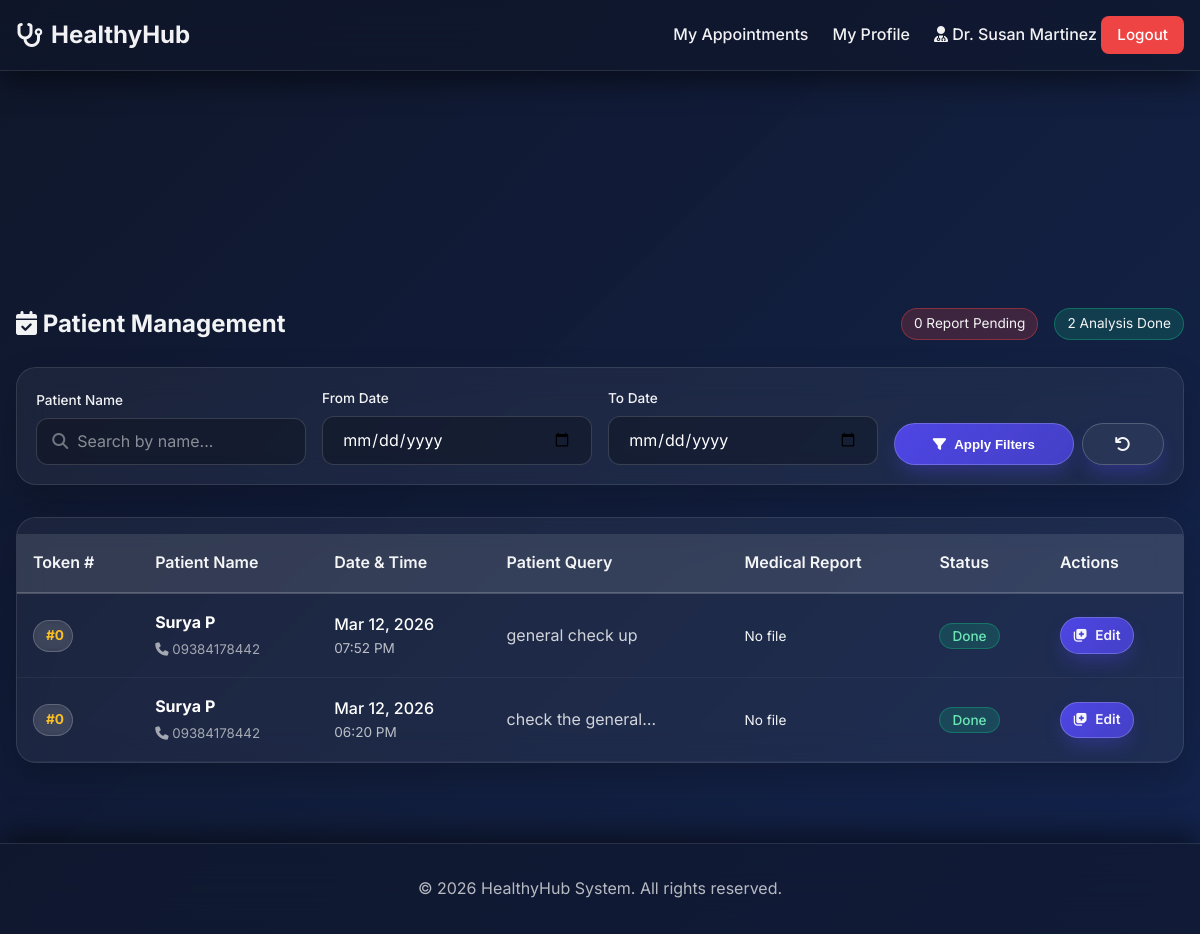
The page /doctor/dashboard.php (signed in) on the database its author committed.
### tables this page shows
CREATE TABLE `appointments` (
  `id` int NOT NULL AUTO_INCREMENT,
  `user_id` int NOT NULL,
  `doctor_id` int NOT NULL,
  `appointment_date` date NOT NULL,
  `appointment_time` time NOT NULL,
  `patient_query` text,
  `doctor_report` text,
  `status` enum('Pending','Approved','Cancelled') NOT NULL DEFAULT 'Pending',
  `created_at` timestamp NOT NULL DEFAULT CURRENT_TIMESTAMP,
  `token_number` int DEFAULT '0',
  `medical_report` varchar(255) DEFAULT NULL,
  PRIMARY KEY (`id`),
  KEY `user_id` (`user_id`),
  KEY `doctor_id` (`doctor_id`),
  CONSTRAINT `appointments_ibfk_1` FOREIGN KEY (`user_id`) REFERENCES `users` (`id`) ON DELETE CASCADE,
  CONSTRAINT `appointments_ibfk_2` FOREIGN KEY (`doctor_id`) REFERENCES `doctors` (`id`) ON DELETE CASCADE
);

CREATE TABLE `users` (
  `id` int NOT NULL AUTO_INCREMENT,
  `name` varchar(100) NOT NULL,
  `email` varchar(100) NOT NULL,
  `phone` varchar(20) DEFAULT NULL,
  `address` text,
  `password` varchar(255) NOT NULL,
  `created_at` timestamp NOT NULL DEFAULT CURRENT_TIMESTAMP,
  PRIMARY KEY (`id`),
  UNIQUE KEY `email` (`email`)
);

### doctor/dashboard.php (the view, shortened to what this page needs)
<?php
require_once '../includes/db.php';
$doctor_id = $_SESSION['doctor_id'];
$search_name = isset($_GET['search_name']) ? trim($_GET['search_name']) : '';
$date_from = isset($_GET['date_from']) ? $_GET['date_from'] : '';
$date_to = isset($_GET['date_to']) ? $_GET['date_to'] : '';
$query = "
    SELECT a.*, u.name as patient_name, u.email as patient_email, u.phone as patient_phone
    FROM appointments a
    JOIN users u ON a.user_id = u.id
    WHERE a.doctor_id = ? AND a.status = 'Approved'
";
$params = [$doctor_id];
$query .= " ORDER BY a.appointment_date DESC, a.appointment_time DESC";
$stmt = $pdo->prepare($query);
$stmt->execute($params);
$appointments = $stmt->fetchAll();
include '../includes/header.php';
?>
<div class="dashboard-header" style="margin-bottom: 2rem;">
    <div style="display: flex; justify-content: space-between; align-items: center; flex-wrap: wrap; gap: 1.5rem;">
        <h2 style="color: white; margin: 0;"><i class="fa-solid fa-calendar-check"></i> Patient Management</h2>
        <div class="stats-badges" style="display: flex; gap: 1rem;">
            <?php
            $pending_report = count(array_filter($appointments, fn($a) => empty($a['doctor_report'])));
            $done_report = count(array_filter($appointments, fn($a) => !empty($a['doctor_report'])));
            ?>
            <span class="glass-badge" style="background: rgba(239, 68, 68, 0.2); border-color: rgba(239, 68, 68, 0.4); color: #fca5a5;"><?php echo $pending_report; ?> Report Pending</span>
            <span class="glass-badge" style="background: rgba(16, 185, 129, 0.2); border-color: rgba(16, 185, 129, 0.4); color: #6ee7b7;"><?php echo $done_report; ?> Analysis Done</span>
        </div>
    </div>
    <div class="global-glass-container" style="margin-top: 1.5rem; padding: 1.2rem; margin-bottom: 0;">
        <form method="GET" action="" style="display: grid; grid-template-columns: repeat(auto-fit, minmax(200px, 1fr)); gap: 1rem; align-items: end;">
            <div class="form-group" style="margin-bottom: 0;">
                <label class="form-label" style="color: rgba(255,255,255,0.7); font-size: 0.85rem; margin-bottom: 0.4rem;">Patient Name</label>
                <div style="position: relative;">
                    <i class="fa-solid fa-search" style="position: absolute; left: 1rem; top: 50%; transform: translateY(-50%); color: rgba(255,255,255,0.4);"></i>
                    <input type="text" name="search_name" class="form-control glass-input" placeholder="Search by name..." value="<?php echo htmlspecialchars($search_name); ?>" style="padding-left: 2.5rem;">
                </div>
            </div>
            <div class="form-group" style="margin-bottom: 0;">
                <label class="form-label" style="color: rgba(255,255,255,0.7); font-size: 0.85rem; margin-bottom: 0.4rem;">From Date</label>
                <input type="date" name="date_from" class="form-control glass-input" value="<?php echo htmlspecialchars($date_from); ?>">
            </div>
            <div class="form-group" style="margin-bottom: 0;">
                <label class="form-label" style="color: rgba(255,255,255,0.7); font-size: 0.85rem; margin-bottom: 0.4rem;">To Date</label>
                <input type="date" name="date_to" class="form-control glass-input" value="<?php echo htmlspecialchars($date_to); ?>">
            </div>
            <div style="display: flex; gap: 0.5rem;">
                <button type="submit" class="glass-btn btn-primary" style="flex: 1; height: 42px;"><i class="fa-solid fa-filter"></i> Apply Filters</button>
                <a href="dashboard.php" class="glass-btn" style="height: 42px; display: flex; align-items: center; justify-content: center; background: rgba(255,255,255,0.05);"><i class="fa-solid fa-undo"></i></a>
            </div>
        </form>
    </div>
</div>
<div class="global-glass-container" style="padding: 0; overflow: hidden;">
    <table class="glass-table">
        <thead>
                <tr>
                <tr>
                    <th>Token #</th>
                    <th>Patient Name</th>
                    <th>Date & Time</th>
                    <th>Patient Query</th>
                    <th>Medical Report</th>
                    <th>Status</th>
                    <th>Actions</th>
                </tr>
            </thead>
            <tbody>
                <?php if (empty($appointments)): ?>
                    <tr>
                        <td colspan="8" style="text-align: center; padding: 3rem; color: rgba(255,255,255,0.5);">No appointments found.</td>
                    </tr>
                <?php else: ?>
                    <?php foreach ($appointments as $app): ?>
                        <tr>
                            <td><div class="glass-badge" style="background: rgba(255,255,255,0.1); font-weight: 700; width: 40px; text-align: center; color: #fbbf24;">#<?php echo $app['token_number']; ?></div></td>
                            <td>
                                <strong style="color: white;"><?php echo htmlspecialchars($app['patient_name']); ?></strong><br>
                                <small style="color: rgba(255,255,255,0.6);"><i class="fa-solid fa-phone"></i> <?php echo htmlspecialchars($app['patient_phone']); ?></small>
                            </td>
                            <td>
                                <div style="color: white; font-weight: 500;"><?php echo date('M d, Y', strtotime($app['appointment_date'])); ?></div>
                                <div style="font-size: 0.85rem; color: rgba(255,255,255,0.7);"><?php echo date('h:i A', strtotime($app['appointment_time'])); ?></div>
                            </td>
                            <td>
                                <div style="max-width: 150px; white-space: nowrap; overflow: hidden; text-overflow: ellipsis; color: rgba(255,255,255,0.8);" title="<?php echo htmlspecialchars($app['patient_query']); ?>">
                                    <?php echo htmlspecialchars($app['patient_query'] ?: 'None'); ?>
                                </div>
                            </td>
                            <td>
                                <?php if ($app['medical_report']): ?>
                                    <a href="../<?php echo $app['medical_report']; ?>" target="_blank" class="glass-btn" style="padding: 0.3rem 0.6rem; font-size: 0.8rem; background: rgba(79, 70, 229, 0.2); color: #818cf8; border-color: rgba(79, 70, 229, 0.4);">
                                        <i class="fa-solid fa-file-medical"></i> View Report
                                    </a>
                                <?php else: ?>
                                    <span style="color: rgba(255,255,255,0.3); font-size: 0.85rem;">No file</span>
                                <?php endif; ?>
                            </td>
                            <td>
                                <?php if (!empty($app['doctor_report'])): ?>
                                    <span class="badge" style="background: rgba(16, 185, 129, 0.2); color: #6ee7b7; border: 1px solid rgba(16, 185, 129, 0.4);">Done</span>
                                <?php else: ?>
                                    <span class="badge" style="background: rgba(239, 68, 68, 0.1); color: #fca5a5; border: 1px solid rgba(239, 68, 68, 0.3);">Pending</span>
                                <?php endif; ?>
                            </td>
                            <td>
                                <a href="view-appointment.php?id=<?php echo $app['id']; ?>" class="glass-btn" style="padding: 0.4rem 0.8rem; font-size: 0.85rem; display: inline-flex; align-items: center; gap: 0.5rem;">
                                    <i class="fa-solid fa-notes-medical"></i> <?php echo !empty($app['doctor_report']) ? 'Edit' : 'Treat'; ?>
                                </a>
                            </td>
                        </tr>
                    <?php endforeach; ?>
                <?php endif; ?>
        </tbody>
    </table>
</div>
<?php include '../includes/footer.php'; ?>

### rows shown on the page
appointments: token_number "0", user.name "Surya P", user.phone "09384178442", appointment_date "Mar 12, 2026", appointment_time "07:52 PM", patient_query "general check up", shows "No file", doctor_report "Done"
appointments: token_number "0", user.name "Surya P", user.phone "09384178442", appointment_date "Mar 12, 2026", appointment_time "06:20 PM", patient_query "check the general…", shows "No file", shows "Done", shows "Edit"

### other values the page prints
$_SESSION['doctor_name'] "Dr. Susan Martinez"
$pending_report "0"
$done_report "2"
